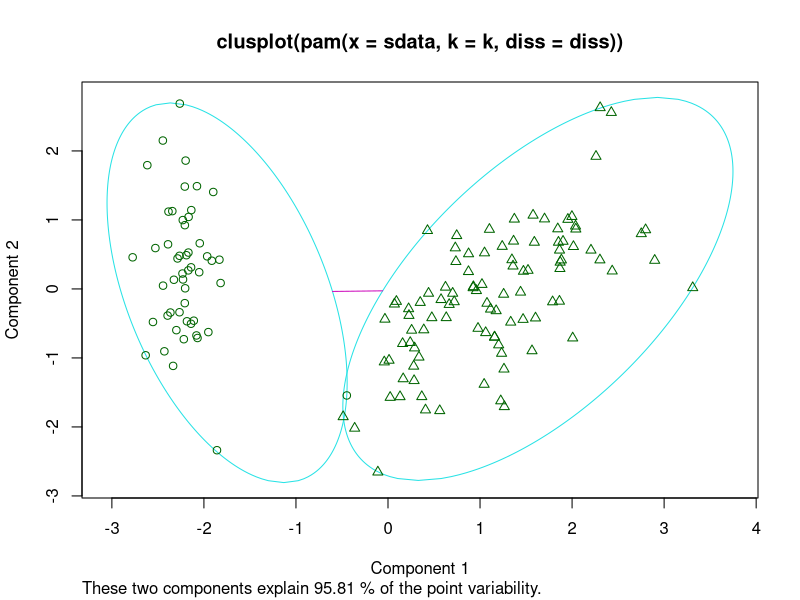
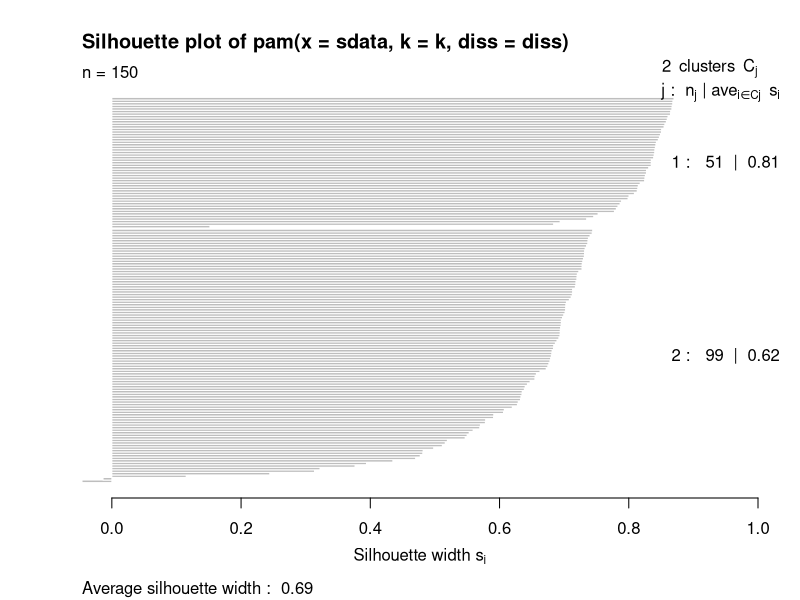

Here is the R script that generated these plots, in order: (Note: this script raises an error after producing the figures.)
setwd('C:\\Users\\Ivan.Liuyanfeng\\Desktop\\Data_Mining_Work_Space\\rdatamining')
library(fpc)
iris2 <-iris
iris2$Species <- NULL
pamk.result <- pamk(iris2)
# number of clusters
pamk.result$nc
# check clustering against actual species
table(pamk.result$pamobject$clustering, iris$Species)
layout(matrix(c(1,2),1,2)) # 2 graphs per page
png('k-medoids.png')
plot(pamk.result$pamobject)
dev.off()
layout(matrix(1)) # change back to one graph per page

# with 3 clusters
pam.result <- pam(iris2, 3)
table(pam.result$clustering, iris$Species)
layout(matrix(c(1,2),1,2)) # 2 graphs per page
png('k-medoids-2.png')
plot(pam.result)
dev.off()
layout(matrix(1)) # change back to one graph per page
